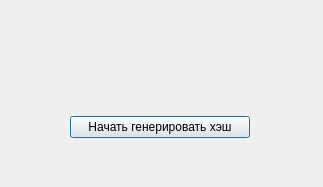
<?xml version="1.0" encoding="UTF-8"?>
<ui version="4.0">
 <class>Dialog</class>
 <widget class="QDialog" name="Dialog">
  <property name="geometry">
   <rect>
    <x>0</x>
    <y>0</y>
    <width>323</width>
    <height>187</height>
   </rect>
  </property>
  <property name="windowTitle">
   <string>Dialog</string>
  </property>
  <widget class="QWidget" name="verticalLayoutWidget">
   <property name="geometry">
    <rect>
     <x>70</x>
     <y>40</y>
     <width>180</width>
     <height>98</height>
    </rect>
   </property>
   <layout class="QVBoxLayout" name="verticalLayout">
    <item>
     <widget class="QLabel" name="label">
      <property name="text">
       <string/>
      </property>
     </widget>
    </item>
    <item>
     <spacer name="verticalSpacer">
      <property name="orientation">
       <enum>Qt::Vertical</enum>
      </property>
      <property name="sizeType">
       <enum>QSizePolicy::Fixed</enum>
      </property>
      <property name="sizeHint" stdset="0">
       <size>
        <width>20</width>
        <height>20</height>
       </size>
      </property>
     </spacer>
    </item>
    <item>
     <widget class="QPushButton" name="pushButton">
      <property name="text">
       <string>Начать генерировать хэш</string>
      </property>
     </widget>
    </item>
   </layout>
  </widget>
 </widget>
 <resources/>
 <connections/>
</ui>
